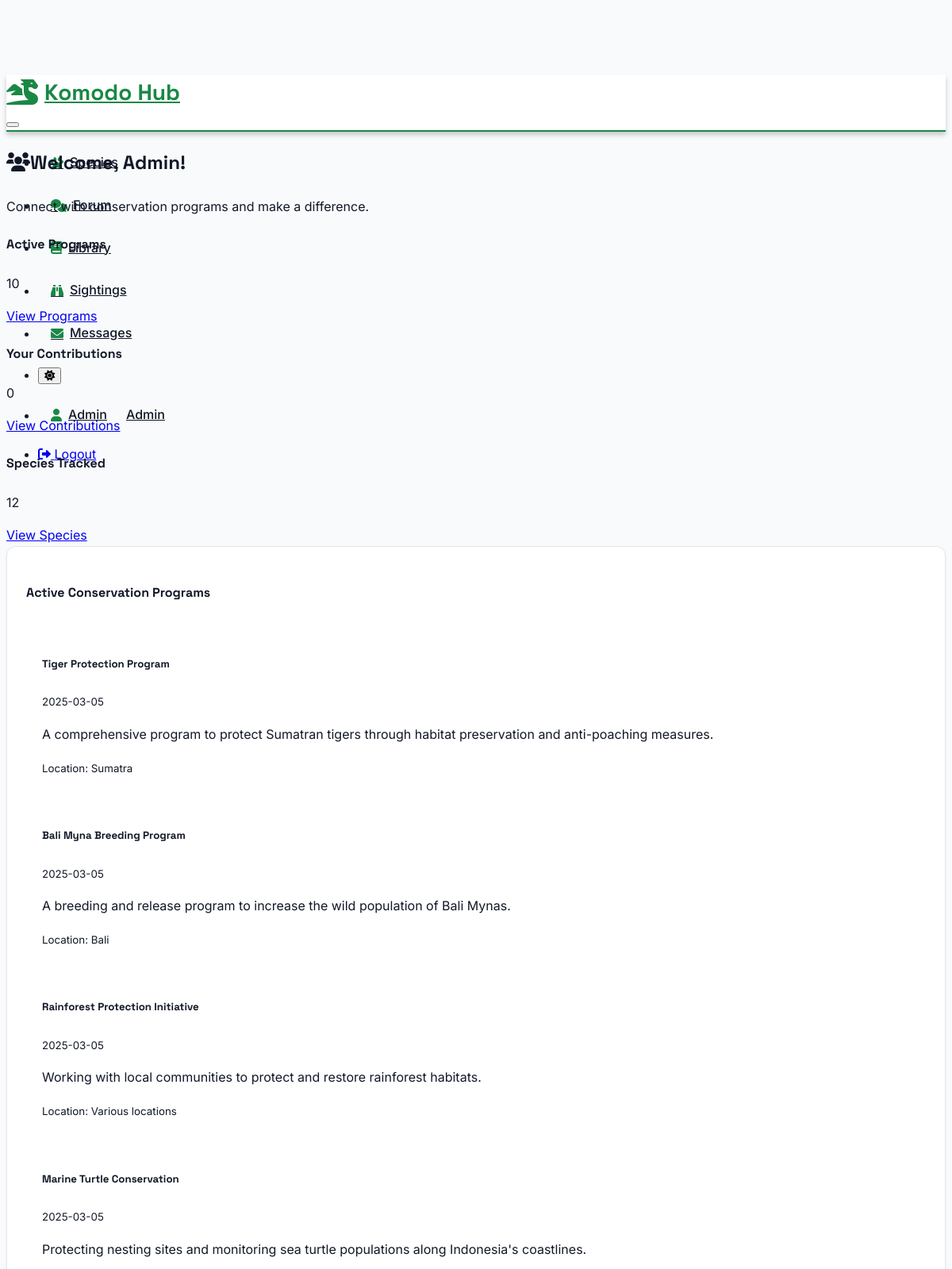
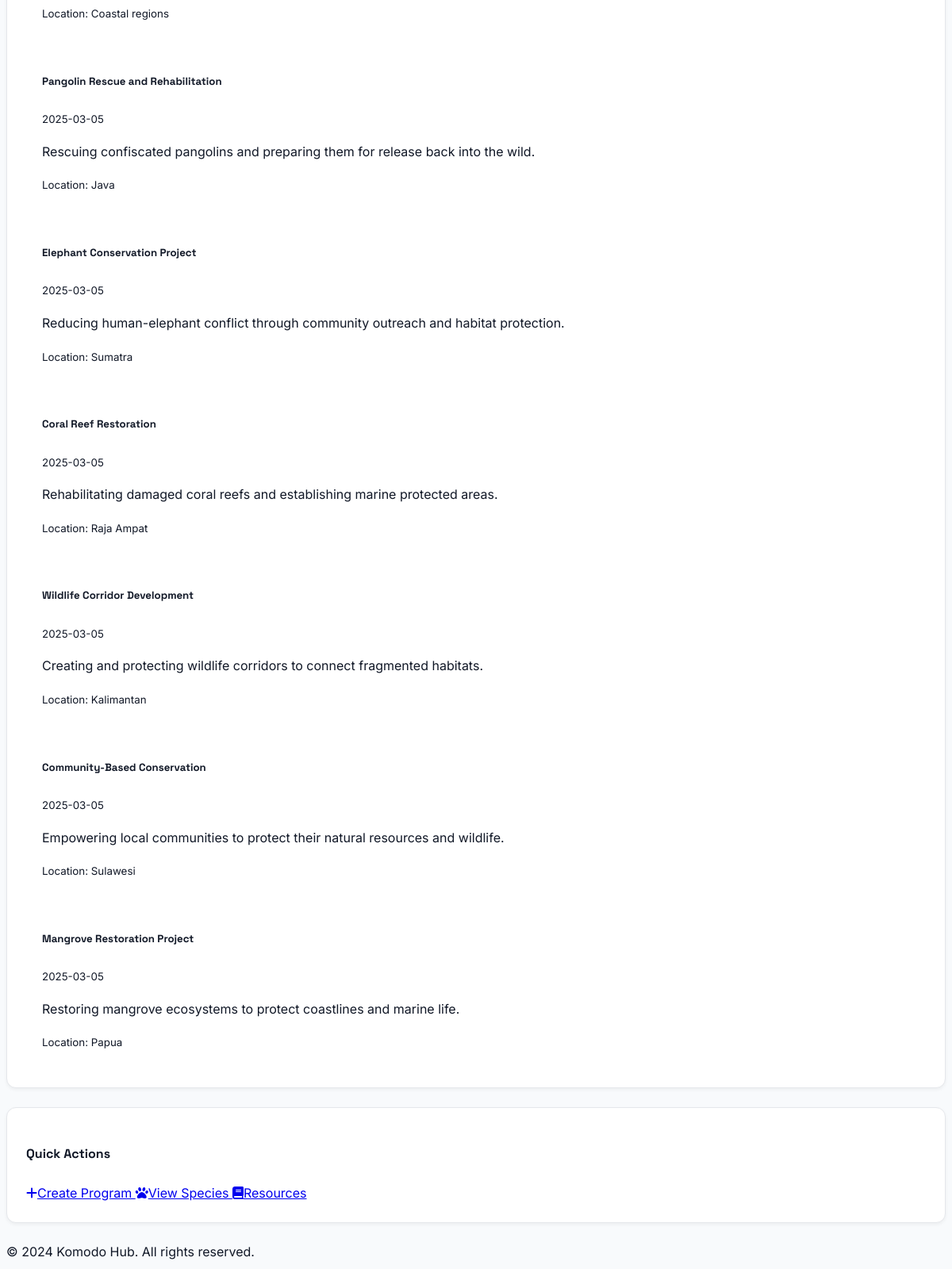
The page /dashboard (signed in) on the database its author committed (2 pictures, top to bottom).
### models.py (models this page shows, shortened)
class User(UserMixin, db.Model):
    id = db.Column(db.Integer, primary_key=True)
    username = db.Column(db.String(64), unique=True, nullable=False)
    email = db.Column(db.String(120), unique=True, nullable=False)
    password_hash = db.Column(db.String(256))
    role = db.Column(db.String(20), nullable=False)  # teacher, student, community
    created_at = db.Column(db.DateTime, default=datetime.utcnow)
    avatar = db.Column(db.String(200), default='default.svg')  # URL to avatar image
    theme_preference = db.Column(db.String(50), default='light')  # light, dark, nature
    achievements = db.relationship('Achievement', backref='user', lazy=True)
    resources = db.relationship('EducationalResource', backref='author', lazy=True)
    programs = db.relationship('ConservationProgram', backref='coordinator', lazy=True)
    progress = db.relationship('UserProgress', backref='user', lazy=True)
    programs_joined = db.relationship('ConservationProgram',
                                    secondary='user_programs',
                                    backref=db.backref('participants', lazy='dynamic'))
    species_sightings = db.relationship('SpeciesSighting', back_populates='observer', lazy=True)
    access_codes = db.relationship('SchoolAccessCode', backref='school', lazy=True)
    challenges = db.relationship('UserChallenge', back_populates='player', lazy=True)

class ConservationProgram(db.Model):
    id = db.Column(db.Integer, primary_key=True)
    title = db.Column(db.String(200), nullable=False)
    description = db.Column(db.Text, nullable=False)
    location = db.Column(db.String(100))
    start_date = db.Column(db.DateTime)
    end_date = db.Column(db.DateTime)
    coordinator_id = db.Column(db.Integer, db.ForeignKey('user.id'), nullable=False)
    participant_count = db.Column(db.Integer, default=0)

### blueprints/main.py (the view)
@main.route('/')
@main.route('/dashboard')
@login_required
def dashboard():
    if current_user.role == 'teacher':
        species = Species.query.all()
        resources = EducationalResource.query.all()
        programs = ConservationProgram.query.all()
        return render_template('dashboard/teacher.html',
                             species=species,
                             resources=resources,
                             programs=programs)
    elif current_user.role == 'student':
        featured_species = Species.query.limit(5).all()  # Get first 5 species for featured section
        return render_template('dashboard/student.html',
                             featured_species=featured_species)
    else:  # community member
        active_programs = ConservationProgram.query.all()
        species_count = Species.query.count()
        user_contributions = ConservationProgram.query.filter_by(coordinator_id=current_user.id).count()
        return render_template('dashboard/community.html',
                             active_programs=active_programs,
                             species_count=species_count,
                             user_contributions=user_contributions)

### models.py (called while the page is built)
@login_manager.user_loader
def load_user(id):
    return User.query.get(int(id))

### templates/dashboard/community.html (shortened to what this page needs)
{% extends "base.html" %}
{% block content %}
<div class="row mb-4">
    <div class="col-12">
        <h2><i class="fas fa-users me-2"></i>Welcome, {{ current_user.username }}!</h2>
        <p class="text-muted lead">Connect with conservation programs and make a difference.</p>
    </div>
</div>
<div class="row g-4">
    <div class="col-md-4">
        <div class="dashboard-stats">
            <h4>Active Programs</h4>
            <p class="h2 mb-0">{{ active_programs|length }}</p>
            <a href="{{ url_for('programs.list') }}" class="btn btn-outline-success mt-3">
                View Programs
            </a>
        </div>
    </div>
    <div class="col-md-4">
        <div class="dashboard-stats">
            <h4>Your Contributions</h4>
            <p class="h2 mb-0">{{ user_contributions|default(0) }}</p>
            <a href="{{ url_for('programs.list') }}" class="btn btn-outline-info mt-3">
                View Contributions
            </a>
        </div>
    </div>
    <div class="col-md-4">
        <div class="dashboard-stats">
            <h4>Species Tracked</h4>
            <p class="h2 mb-0">{{ species_count|default(0) }}</p>
            <a href="{{ url_for('species.list') }}" class="btn btn-outline-primary mt-3">
                View Species
            </a>
        </div>
    </div>
</div>
<div class="row mt-4">
    <div class="col-md-8">
        <div class="card">
            <div class="card-body">
                <h4 class="card-title">Active Conservation Programs</h4>
                <div class="list-group">
                    {% for program in active_programs %}
                    <div class="list-group-item">
                        <div class="d-flex w-100 justify-content-between">
                            <h5 class="mb-1">{{ program.title }}</h5>
                            <small>{{ program.start_date.strftime('%Y-%m-%d') }}</small>
                        </div>
                        <p class="mb-1">{{ program.description }}</p>
                        <small>Location: {{ program.location }}</small>
                    </div>
                    {% endfor %}
                </div>
            </div>
        </div>
    </div>
    <div class="col-md-4">
        <div class="card">
            <div class="card-body">
                <h4 class="card-title">Quick Actions</h4>
                <div class="d-grid gap-2">
                    <a href="{{ url_for('programs.add') }}" class="btn btn-success">
                        <i class="fas fa-plus me-2"></i>Create Program
                    </a>
                    <a href="{{ url_for('species.list') }}" class="btn btn-info">
                        <i class="fas fa-paw me-2"></i>View Species
                    </a>
                    <a href="{{ url_for('education.resources') }}" class="btn btn-warning">
                        <i class="fas fa-book me-2"></i>Resources
                    </a>
                </div>
            </div>
        </div>
    </div>
</div>
{% endblock %}

### templates/components/navbar.html (shortened to what this page needs)
<nav class="navbar navbar-expand-lg fixed-top">
    <div class="container-fluid">
        <a class="navbar-brand" href="{{ url_for('main.dashboard') }}">
            <i class="fas fa-dragon"></i>
            Komodo Hub
        </a>
        <button class="navbar-toggler" type="button" data-bs-toggle="collapse" data-bs-target="#navbarNav">
        </button>
        <div class="collapse navbar-collapse" id="navbarNav">
            {% if current_user.is_authenticated %}
            <ul class="navbar-nav me-auto mb-2 mb-lg-0">
                <li class="nav-item">
                    <a class="nav-link" href="{{ url_for('species.list') }}">
                        <i class="fas fa-paw"></i>
                        <span>Species</span>
                    </a>
                </li>
                <li class="nav-item">
                    <a class="nav-link" href="{{ url_for('forum.index') }}">
                        <i class="fas fa-comments"></i>
                        <span>Forum</span>
                    </a>
                </li>
                <li class="nav-item">
                    <a class="nav-link" href="{{ url_for('library.resources') }}">
                        <i class="fas fa-book"></i>
                        <span>Library</span>
                    </a>
                </li>
                <li class="nav-item">
                    <a class="nav-link" href="{{ url_for('species.my_sightings') }}">
                        <i class="fas fa-binoculars"></i>
                        <span>Sightings</span>
                    </a>
                </li>
                <li class="nav-item">
                    <a class="nav-link" href="{{ url_for('messaging.inbox') }}">
                        <i class="fas fa-envelope"></i>
                        <span>Messages</span>
                    </a>
                </li>
            </ul>
            <ul class="navbar-nav align-items-center">
                <li class="nav-item me-3">
                    <button class="btn" id="themeToggle">
                        <i class="fas fa-moon"></i>
                    </button>
                </li>
                {% if current_user.is_authenticated %}
                <li class="nav-item me-3">
                    <div class="d-flex align-items-center">
                        <a class="nav-link text-nowrap d-flex align-items-center" href="{{ url_for('profile.customize') }}">
                            <i class="fas fa-user me-2"></i>
                            <span>{{ current_user.username }}</span>
                            <span class="badge bg-primary ms-2">{{ current_user.role|title }}</span>
                        </a>
                    </div>
                </li>
                <li class="nav-item">
                    <a class="btn btn-danger" href="{{ url_for('auth.logout') }}">
                        <i class="fas fa-sign-out-alt me-2"></i>
                        Logout
                    </a>
                </li>
                {% endif %}
            </ul>
            {% endif %}
        </div>
    </div>
</nav>

### templates/base.html (style rules this page uses)
:root { --transition-speed: 0.3s; --header-height: 70px; --card-border-radius: 12px; --spacing-unit: 1rem; --color-forest: #1a8845; --color-moss: #156c36; --color-earth: #5d4037; --color-sand: #d35400; --color-ocean: #2070b5; --shadow-sm: 0 2px 4px rgba(0, 0, 0, 0.15); --shadow-md: 0 4px 6px rgba(0, 0, 0, 0.2); --shadow-lg: 0 10px 15px rgba(0, 0, 0, 0.3); }
[data-bs-theme="light"] { --navbar-bg: #ffffff; --card-bg: #ffffff; --body-bg: #f8fafc; --text-primary: #111827; --text-muted: #4b5563; --heading-color: #111827; --color-forest-rgb: 26, 136, 69; --border-color: #e5e7eb; --card-shadow: 0 2px 4px rgba(0, 0, 0, 0.05); --section-bg: #f3f4f6; --hover-bg: rgba(26, 136, 69, 0.1); --nav-link-color: #111827; --nav-link-hover: #ffffff; --nav-bg-hover: var(--color-forest); --modal-bg: #ffffff; --dropdown-bg: #ffffff; --input-bg: #ffffff; --input-text: #111827; --dropdown-hover: #f3f4f6; }
body { font-family: 'Inter', sans-serif; line-height: 1.6; transition: all var(--transition-speed) ease; padding-top: calc(var(--header-height) + var(--spacing-unit)); background-color: var(--body-bg); color: var(--text-primary); }
h1, h2, h3, h4, h5, h6 { font-family: 'Space Grotesk', sans-serif; font-weight: 700; margin-bottom: calc(var(--spacing-unit) * 1.5); color: var(--heading-color); }
.navbar { height: var(--header-height); background: var(--navbar-bg); border-bottom: 2px solid var(--color-forest); box-shadow: var(--shadow-md); }
.navbar-brand { font-family: 'Space Grotesk', sans-serif; font-size: 1.75rem; font-weight: 700; color: var(--color-forest); display: flex; align-items: center; gap: calc(var(--spacing-unit) * 0.5); }
.navbar-brand i { font-size: 2rem; color: var(--color-forest); }
.nav-link { font-weight: 500; padding: calc(var(--spacing-unit) * 0.75) var(--spacing-unit); border-radius: 8px; transition: all var(--transition-speed) ease; display: flex; align-items: center; gap: calc(var(--spacing-unit) * 0.5); margin: calc(var(--spacing-unit) * 0.25) 0; color: var(--nav-link-color) !important; }
.nav-link i { color: var(--color-forest); }
.card { border: none; border-radius: var(--card-border-radius); background: var(--card-bg); box-shadow: var(--card-shadow); margin-bottom: calc(var(--spacing-unit) * 1.5); border: 1px solid var(--border-color); overflow: hidden; }
.card-body { color: var(--text-primary); padding: calc(var(--spacing-unit) * 1.5); }
.list-group-item { background: var(--card-bg); border-color: var(--border-color); padding: calc(var(--spacing-unit) * 1.25); color: var(--text-primary); }
.badge { font-weight: 500; padding: 0.5em 1em; border-radius: 6px; }

### rows shown on the page
User: username "Admin", role "Admin"
ConservationProgram: title "Tiger Protection Program", start_date "2025-03-05", description "A comprehensive program to protect Sumatran tigers through habitat preservation and anti-poaching measures.", location "Sumatra"
ConservationProgram: title "Bali Myna Breeding Program", start_date "2025-03-05", description "A breeding and release program to increase the wild population of Bali Mynas.", location "Bali"
ConservationProgram: title "Rainforest Protection Initiative", start_date "2025-03-05", description "Working with local communities to protect and restore rainforest habitats.", location "Various locations"
ConservationProgram: title "Marine Turtle Conservation", start_date "2025-03-05", description "Protecting nesting sites and monitoring sea turtle populations along Indonesia's coastlines.", location "Coastal regions"
ConservationProgram: title "Pangolin Rescue and Rehabilitation", start_date "2025-03-05", description "Rescuing confiscated pangolins and preparing them for release back into the wild.", location "Java"
ConservationProgram: title "Elephant Conservation Project", start_date "2025-03-05", description "Reducing human-elephant conflict through community outreach and habitat protection.", location "Sumatra"
ConservationProgram: title "Coral Reef Restoration", start_date "2025-03-05", description "Rehabilitating damaged coral reefs and establishing marine protected areas.", location "Raja Ampat"
ConservationProgram: title "Wildlife Corridor Development", start_date "2025-03-05", description "Creating and protecting wildlife corridors to connect fragmented habitats.", location "Kalimantan"
ConservationProgram: title "Community-Based Conservation", start_date "2025-03-05", description "Empowering local communities to protect their natural resources and wildlife.", location "Sulawesi"
ConservationProgram: title "Mangrove Restoration Project", start_date "2025-03-05", description "Restoring mangrove ecosystems to protect coastlines and marine life.", location "Papua"

### other values the page prints
{{ active_programs|length }} "10"
{{ user_contributions|default(0) }} "0"
{{ species_count|default(0) }} "12"
